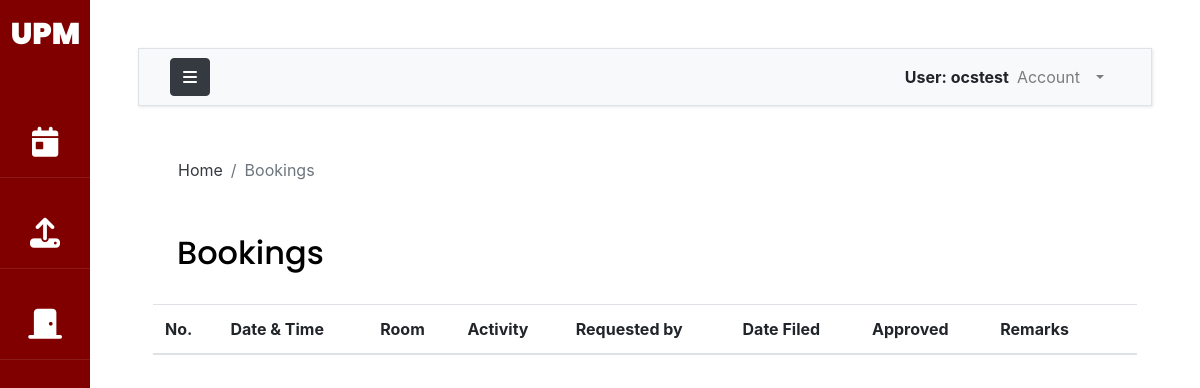
/booking/ (signed in), run on an earlier commit of the app's database.
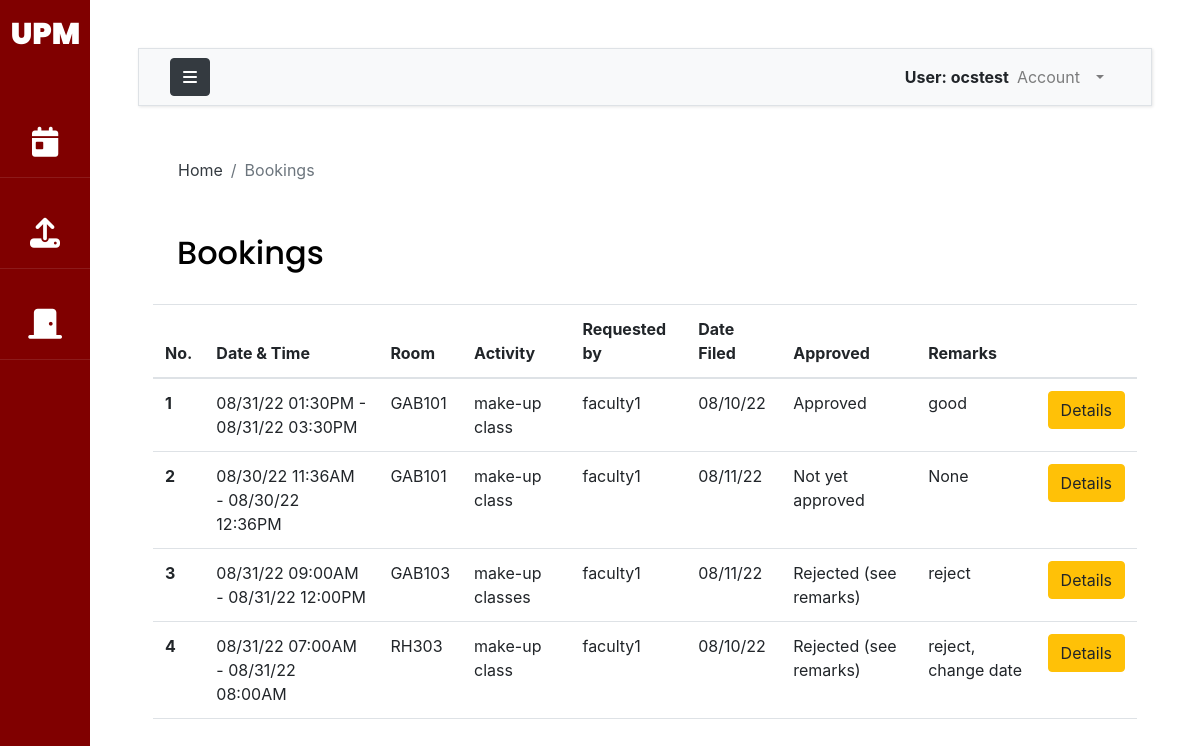
And on a later commit of the database.
### accounts/models.py (models this page shows, shortened)
class AuthUser(AbstractUser):
    FACULTY = 1
    STAFF = 2
    OCS = 3
    ADPD = 4
    AO = 5
    USER_TYPE_CHOICES = (
        (FACULTY, 'Faculty'),
        (STAFF, 'Staff'),
        (OCS, 'OCS'),
        (ADPD, 'ADPD'),
        (AO,'AO')
    )
    first_name = models.CharField(max_length=200)
    last_name = models.CharField(max_length=200)
    email = models.EmailField(unique=True, validators=[
        EmailValidator(allowlist=['up.edu.ph'])
    ])
    college = models.ForeignKey("UPM.College",on_delete=models.CASCADE,null=True,blank=True)
    department = models.ForeignKey("UPM.Department",on_delete=models.CASCADE,null=True,blank=True)
    user_type = models.PositiveSmallIntegerField(choices=USER_TYPE_CHOICES,null=True)
    def __str__(self):
        return self.username

### bookingapp/models.py (models this page shows, shortened)
class Booking(models.Model):
    room = models.ForeignKey(Room,on_delete=models.CASCADE,null=True)
    faculty =  models.ForeignKey(Faculty,on_delete=models.CASCADE,null=True,blank = True)
    approver =  models.ForeignKey(ADPD,on_delete=models.CASCADE,null=True,blank=True)
    booker = models.ForeignKey(AuthUser,on_delete=models.CASCADE,null=True,blank=True)
    dept_or_office = models.CharField(max_length=300,null=True,blank=True)
    organization = models.CharField(max_length=300,null=True,blank=True)
    subject = models.CharField(max_length=300, null=True,blank=True)
    activity = models.CharField(max_length=300,null=True)
    isApproved = models.BooleanField(null=True, blank = True)
    isEdited = models.BooleanField(null=True, blank = True)
    date_approved = models.DateField(null=True,blank=True)
    date_created = models.DateTimeField(auto_now_add=True,blank=True)
    start_time = models.DateTimeField(null=True)
    end_time = models.DateTimeField(null=True)
    numofstudents = models.IntegerField(null=True)
    equipment = models.TextField(null=True, blank=True)
    remarks = models.TextField(null=True, blank=True)

### UPM/models.py (models this page shows, shortened)
class Room(models.Model):
    TYPES = (
        (1,"Room"),
        (2,"Theatre"),
    )
    name = models.CharField(max_length=300,null=True, unique=True)
    slug = models.SlugField(null=True)
    room_type =models.PositiveSmallIntegerField(choices=TYPES,null=True)
    college = models.ForeignKey(College,on_delete=models.CASCADE,null=True)
    building = models.ForeignKey(Building, on_delete=models.CASCADE, null=True)
    capacity = models.IntegerField()
    def __str__(self):
        return self.name

### bookingapp/views.py (the view)
# urls.py: path('', views.viewBookings, name='viewBookings'),
@login_required(login_url='loginPage')
def viewBookings(request):
    if request.user.user_type == 1 or request.user.user_type == 2:
        bookings = Booking.objects.filter(booker=request.user)
    elif request.user.user_type == None:
        bookings = Booking.objects.all()
    else:
        college = request.user.college
        print(college)
        bookings = Booking.objects.filter(room__college=college)
    context={'bookings':bookings}
    return render(request, 'booking/booking.html',context)

### UPM/models.py (called while the page is built)
    def __str__(self):
        return self.name

### templates/booking/booking.html (shortened to what this page needs)
{% extends 'base.html' %}
{% load static %}
{% load crispy_forms_tags %}
{% block breadcrumb %}
<nav aria-label="breadcrumb">
  <ol class="breadcrumb mt-3 ms-4 bg-body">
    <li class="breadcrumb-item"><a href="{% url 'indexPage' %}" class="text-dark">Home</a></li>
    <li class="breadcrumb-item active" aria-current="page">Bookings</li>
  </ol>
</nav>
{% endblock breadcrumb %}
{% block content %}
<div class = "container-fluid">
    <h2 class="py-4 px-4">Bookings</h2>
    <table class="table">
        <thead>
          <tr>
            <th scope="col">No.</th>
            <th scope="col">Date & Time</th>
            <th scope="col">Room</th>
            <th scope="col">Activity</th>
            <th scope="col">Requested by</th>
            <th scope="col">Date Filed</th>
            <th scope="col">Approved</th>
            <th scope="col">Remarks</th>
            <th scope="col"></th>
          </tr>
        </thead>
        <tbody>
          {% for booking in bookings %}
          <tr>
            <th scope="row">{{forloop.counter}}</th>
            <td>{{booking.start_time|date:"m/d/y h:iA"}} - {{booking.end_time|date:"m/d/y h:iA"}}</td>
            <td>{{booking.room}}</td>
            <td>{{booking.activity}}</td>
            <td>{{booking.booker}}</td>
            <td>{{booking.date_created|date:"m/d/y"}}</td>
            {% if booking.isApproved == True %}
                <td>Approved</td>
            {% elif booking.isApproved == False %}
                <td>Rejected (see remarks)</td>
            {% else %}
                <td>Not yet approved</td>
            {% endif %}
            <td>{{booking.remarks}}</td>
            <td><a class='btn btn-warning ' href="{% url 'bookingDetails' booking.id%}"> Details</a></td>
          </tr>
          {% endfor %}
        </tbody>
      </table>
</div>
{% endblock content %}

### templates/base.html (shortened to what this page needs)
{% load static %}
{% load crispy_forms_tags %}
<!DOCTYPE html>
<html lang="en">
    <head>
        {% include 'css_modules.html' %}
    </head>
    <body>
        <div class="wrapper d-flex align-items-stretch">
            <nav id="sidebar" class="active">
                <h1><a href="{% url 'indexPage' %}" class="logo mt-2 pt-2">UPM</a></h1>
                <ul class="list-unstyled components mb-5">
                    <li>
                        <a href="{% url 'viewBookings' %}"><i class="fa-solid fa-calendar-day"></i> <span class="link_label ms-1"> Bookings</span></a>
                    </li>
                    {% if request.user.user_type == none %}
                    <li>
                        <a data-bs-toggle="collapse" href="#collapseOptions" role="button" aria-expanded="false" aria-controls="collapseOptions" id="clps"><i class="fa fa-cogs"></i> <span class="link_label">Administrator</span></a>
                        <div class="collapse" id="collapseOptions">
                            <a class='sub ms-4' href="{% url 'manageUsers' %}"><i class="sub fa fa-user"></i><span class="link_label ms-2">Manage Users</span></a>
                            <a class='sub ms-4' href="{% url 'manageCollege' %}"><i class="sub fa-solid fa-school"></i></i><span class="link_label">Manage Colleges</span></a>
                            <a class='sub ms-4' href="{% url 'manageRooms' %}"><i class="sub fa-solid fa-door-closed"></i><span class="link_label ms-1">Manage Rooms</span></a>
                            <a class='sub ms-4' href="{% url 'manageTerm' %}"><i class="sub fa fa-calendar"></i><span class="link_label ms-2">Manage Terms</span></a>
                        <div>
                    </li>
                    {% else %}
                        {% if request.user.user_type == 3 %}
                        <li>
                            <a href="{% url 'uploadPage' %}"><i class="fa-solid fa-upload"></i><span class="link_label"> Upload</span></a>
                        </li>
                        {%endif%}
                        {% if request.user.user_type != none %}
                        <li>
                            <a href="{% url 'roomView' %}"><i class="fa-solid fa-door-closed"></i> <span class="link_label">View Rooms</span></a>
                        </li>
                       {% endif %}
                    {% endif %}
                </ul>
            </nav>
            <div id="content" class="p-4 p-md-5 bg-body">
                <nav class="navbar navbar-expand-lg navbar-light bg-light border">
                    <div class="container-fluid">
                        <button type="button" id="sidebarCollapse" class="btn btn-dark">
                            <i class="fa fa-bars"></i>
                        </button>
                        <div class="collapse navbar-collapse" id="navbarSupportedContent">
                            <ul class="nav navbar-nav ml-auto">
                                <span class="fw-bolder mt-2">User: {{request.user}}</span>
                                <li class="nav-item dropdown me-3 pe-3">
                                    <a class="nav-link dropdown-toggle" href="#" id="navbarDropdown" role="button" data-bs-toggle="dropdown" aria-expanded="false">
                                      Account
                                    </a>
                                </li>
                            </ul>
                        </div>
                    </div>
                </nav>
                <main>
                    <div class="app-title">
                        {% block breadcrumb %}
                        {% endblock breadcrumb %}
                    </div>
                    {% block content %}
                    {% endblock content %}
                </main>
            </div>
		</div>
    </body>
</html>

### templates/css_modules.html (shortened to what this page needs)
{% load static %}
<link href="https://cdn.jsdelivr.net/npm/bootstrap@5.1.3/dist/css/bootstrap.min.css" rel="stylesheet">
<link rel="stylesheet" href="{% static 'css/style.css'%}?{% now 'U' %}">
<link rel="stylesheet" href="{% static 'css/bootstrap.min.css'%}?{% now 'U' %}">
<link rel="stylesheet" href="https://cdn.jsdelivr.net/npm/@fortawesome/fontawesome-free@6.1.1/css/fontawesome.min.css">

### templates/script_modules.html (shortened to what this page needs)
{% load static %}

What changed in the data, as far as the page shows it:
added Booking: start_time "08/31/22 01:30PM", end_time "08/31/22 03:30PM", room "GAB101", activity "make-up class", booker "faculty1", date_created "08/10/22", isApproved "Approved", remarks "good"
added Booking: start_time "08/30/22 11:36AM", end_time "08/30/22 12:36PM", room "GAB101", activity "make-up class", booker "faculty1", date_created "08/11/22", shows "Not yet approved", remarks "None"
added Booking: start_time "08/31/22 09:00AM", end_time "08/31/22 12:00PM", room "GAB103", activity "make-up classes", booker "faculty1", date_created "08/11/22", isApproved "Rejected (see remarks)", remarks "reject"
added Booking: start_time "08/31/22 07:00AM", end_time "08/31/22 08:00AM", room "RH303", activity "make-up class", booker "faculty1", date_created "08/10/22", isApproved "Rejected (see remarks)", remarks "reject, change date"
